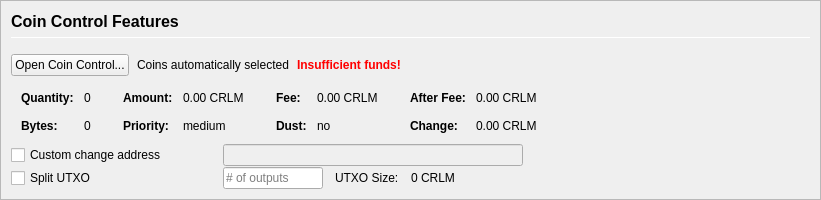
         <widget class="QFrame" name="frameCoinControl">
          <property name="sizePolicy">
           <sizepolicy hsizetype="Expanding" vsizetype="Expanding">
            <horstretch>0</horstretch>
            <verstretch>0</verstretch>
           </sizepolicy>
          </property>
          <property name="maximumSize">
           <size>
            <width>16777215</width>
            <height>16777215</height>
           </size>
          </property>
          <property name="frameShape">
           <enum>QFrame::StyledPanel</enum>
          </property>
          <property name="frameShadow">
           <enum>QFrame::Sunken</enum>
          </property>
          <layout class="QVBoxLayout" name="verticalLayoutCoinControl2">
           <property name="spacing">
            <number>0</number>
           </property>
           <property name="leftMargin">
            <number>0</number>
           </property>
           <property name="topMargin">
            <number>0</number>
           </property>
           <property name="rightMargin">
            <number>0</number>
           </property>
           <property name="bottomMargin">
            <number>0</number>
           </property>
           <item>
            <widget class="QFrame" name="frameCoinControl_BG">
             <layout class="QVBoxLayout" name="verticalLayoutCoinControl" stretch="0,0,0,0,0,0">
              <property name="spacing">
               <number>1</number>
              </property>
              <property name="leftMargin">
               <number>10</number>
              </property>
              <property name="topMargin">
               <number>10</number>
              </property>
              <item>
               <layout class="QHBoxLayout" name="horizontalLayoutCoinControl1">
                <property name="bottomMargin">
                 <number>15</number>
                </property>
                <item>
                 <layout class="QVBoxLayout" name="verticalLayout_3">
                  <property name="spacing">
                   <number>6</number>
                  </property>
                  <item>
                   <widget class="QLabel" name="labelCoinControlFeatures">
                    <property name="sizePolicy">
                     <sizepolicy hsizetype="Preferred" vsizetype="Maximum">
                      <horstretch>0</horstretch>
                      <verstretch>0</verstretch>
                     </sizepolicy>
                    </property>
                    <property name="minimumSize">
                     <size>
                      <width>0</width>
                      <height>20</height>
                     </size>
                    </property>
                    <property name="font">
                     <font>
                      <pointsize>12</pointsize>
                      <weight>75</weight>
                      <bold>true</bold>
                     </font>
                    </property>
                    <property name="styleSheet">
                     <string notr="true">font-weight:bold;</string>
                    </property>
                    <property name="text">
                     <string>Coin Control Features</string>
                    </property>
                   </widget>
                  </item>
                  <item>
                   <widget class="Line" name="line">
                    <property name="minimumSize">
                     <size>
                      <width>0</width>
                      <height>1</height>
                     </size>
                    </property>
                    <property name="maximumSize">
                     <size>
                      <width>16777215</width>
                      <height>1</height>
                     </size>
                    </property>
                    <property name="orientation">
                     <enum>Qt::Horizontal</enum>
                    </property>
                   </widget>
                  </item>
                 </layout>
                </item>
               </layout>
              </item>
              <item>
               <layout class="QHBoxLayout" name="horizontalLayoutCoinControl2" stretch="0,0,0,0">
                <property name="spacing">
                 <number>8</number>
                </property>
                <property name="bottomMargin">
                 <number>10</number>
                </property>
                <item>
                 <widget class="QPushButton" name="pushButtonCoinControl">
                  <property name="styleSheet">
                   <string notr="true"/>
                  </property>
                  <property name="text">
                   <string>Open Coin Control...</string>
                  </property>
                  <property name="autoDefault">
                   <bool>false</bool>
                  </property>
                 </widget>
                </item>
                <item>
                 <widget class="QLabel" name="labelCoinControlAutomaticallySelected">
                  <property name="text">
                   <string>Coins automatically selected</string>
                  </property>
                  <property name="margin">
                   <number>5</number>
                  </property>
                 </widget>
                </item>
                <item>
                 <widget class="QLabel" name="labelCoinControlInsuffFunds">
                  <property name="font">
                   <font>
                    <weight>75</weight>
                    <bold>true</bold>
                   </font>
                  </property>
                  <property name="styleSheet">
                   <string notr="true">color:red;font-weight:bold;</string>
                  </property>
                  <property name="text">
                   <string>Insufficient funds!</string>
                  </property>
                  <property name="margin">
                   <number>5</number>
                  </property>
                 </widget>
                </item>
                <item>
                 <spacer name="horizontalSpacerCoinControl">
                  <property name="orientation">
                   <enum>Qt::Horizontal</enum>
                  </property>
                  <property name="sizeHint" stdset="0">
                   <size>
                    <width>40</width>
                    <height>1</height>
                   </size>
                  </property>
                 </spacer>
                </item>
               </layout>
              </item>
              <item>
               <widget class="QWidget" name="widgetCoinControl" native="true">
                <property name="sizePolicy">
                 <sizepolicy hsizetype="Preferred" vsizetype="Preferred">
                  <horstretch>0</horstretch>
                  <verstretch>0</verstretch>
                 </sizepolicy>
                </property>
                <property name="minimumSize">
                 <size>
                  <width>0</width>
                  <height>0</height>
                 </size>
                </property>
                <property name="styleSheet">
                 <string notr="true"/>
                </property>
                <layout class="QHBoxLayout" name="horizontalLayoutCoinControl5">
                 <property name="leftMargin">
                  <number>0</number>
                 </property>
                 <property name="topMargin">
                  <number>0</number>
                 </property>
                 <property name="rightMargin">
                  <number>0</number>
                 </property>
                 <property name="bottomMargin">
                  <number>0</number>
                 </property>
                 <item>
                  <layout class="QHBoxLayout" name="horizontalLayoutCoinControl3" stretch="0,0,0,1">
                   <property name="spacing">
                    <number>20</number>
                   </property>
                   <property name="topMargin">
                    <number>0</number>
                   </property>
                   <property name="bottomMargin">
                    <number>10</number>
                   </property>
                   <item>
                    <layout class="QFormLayout" name="formLayoutCoinControl1">
                     <property name="horizontalSpacing">
                      <number>10</number>
                     </property>
                     <property name="verticalSpacing">
                      <number>14</number>
                     </property>
                     <property name="leftMargin">
                      <number>10</number>
                     </property>
                     <property name="topMargin">
                      <number>4</number>
                     </property>
                     <property name="rightMargin">
                      <number>6</number>
                     </property>
                     <item row="0" column="0">
                      <widget class="QLabel" name="labelCoinControlQuantityText">
                       <property name="font">
                        <font>
                         <weight>75</weight>
                         <bold>true</bold>
                        </font>
                       </property>
                       <property name="text">
                        <string>Quantity:</string>
                       </property>
                       <property name="margin">
                        <number>0</number>
                       </property>
                      </widget>
                     </item>
                     <item row="0" column="1">
                      <widget class="QLabel" name="labelCoinControlQuantity">
                       <property name="cursor">
                        <cursorShape>IBeamCursor</cursorShape>
                       </property>
                       <property name="contextMenuPolicy">
                        <enum>Qt::ActionsContextMenu</enum>
                       </property>
                       <property name="text">
                        <string notr="true">0</string>
                       </property>
                       <property name="margin">
                        <number>0</number>
                       </property>
                       <property name="textInteractionFlags">
                        <set>Qt::LinksAccessibleByMouse|Qt::TextSelectableByKeyboard|Qt::TextSelectableByMouse</set>
                       </property>
                      </widget>
                     </item>
                     <item row="1" column="0">
                      <widget class="QLabel" name="labelCoinControlBytesText">
                       <property name="font">
                        <font>
                         <weight>75</weight>
                         <bold>true</bold>
                        </font>
                       </property>
                       <property name="text">
                        <string>Bytes:</string>
                       </property>
                      </widget>
                     </item>
                     <item row="1" column="1">
                      <widget class="QLabel" name="labelCoinControlBytes">
                       <property name="cursor">
                        <cursorShape>IBeamCursor</cursorShape>
                       </property>
                       <property name="contextMenuPolicy">
                        <enum>Qt::ActionsContextMenu</enum>
                       </property>
                       <property name="text">
                        <string notr="true">0</string>
                       </property>
                       <property name="textInteractionFlags">
                        <set>Qt::LinksAccessibleByMouse|Qt::TextSelectableByKeyboard|Qt::TextSelectableByMouse</set>
                       </property>
                      </widget>
                     </item>
                    </layout>
                   </item>
                   <item>
                    <layout class="QFormLayout" name="formLayoutCoinControl2">
                     <property name="horizontalSpacing">
                      <number>10</number>
                     </property>
                     <property name="verticalSpacing">
                      <number>14</number>
                     </property>
                     <property name="leftMargin">
                      <number>6</number>
                     </property>
                     <property name="topMargin">
                      <number>4</number>
                     </property>
                     <property name="rightMargin">
                      <number>6</number>
                     </property>
                     <item row="0" column="0">
                      <widget class="QLabel" name="labelCoinControlAmountText">
                       <property name="font">
                        <font>
                         <weight>75</weight>
                         <bold>true</bold>
                        </font>
                       </property>
                       <property name="text">
                        <string>Amount:</string>
                       </property>
                       <property name="margin">
                        <number>0</number>
                       </property>
                      </widget>
                     </item>
                     <item row="0" column="1">
                      <widget class="QLabel" name="labelCoinControlAmount">
                       <property name="cursor">
                        <cursorShape>IBeamCursor</cursorShape>
                       </property>
                       <property name="contextMenuPolicy">
                        <enum>Qt::ActionsContextMenu</enum>
                       </property>
                       <property name="text">
                        <string notr="true">0.00 CRLM</string>
                       </property>
                       <property name="textInteractionFlags">
                        <set>Qt::LinksAccessibleByMouse|Qt::TextSelectableByKeyboard|Qt::TextSelectableByMouse</set>
                       </property>
                      </widget>
                     </item>
                     <item row="1" column="0">
                      <widget class="QLabel" name="labelCoinControlPriorityText">
                       <property name="font">
                        <font>
                         <weight>75</weight>
                         <bold>true</bold>
                        </font>
                       </property>
                       <property name="text">
                        <string>Priority:</string>
                       </property>
                      </widget>
                     </item>
                     <item row="1" column="1">
                      <widget class="QLabel" name="labelCoinControlPriority">
                       <property name="cursor">
                        <cursorShape>IBeamCursor</cursorShape>
                       </property>
                       <property name="contextMenuPolicy">
                        <enum>Qt::ActionsContextMenu</enum>
                       </property>
                       <property name="text">
                        <string>medium</string>
                       </property>
                       <property name="textInteractionFlags">
                        <set>Qt::LinksAccessibleByMouse|Qt::TextSelectableByKeyboard|Qt::TextSelectableByMouse</set>
                       </property>
                      </widget>
                     </item>
                    </layout>
                   </item>
                   <item>
                    <layout class="QFormLayout" name="formLayoutCoinControl3">
                     <property name="horizontalSpacing">
                      <number>10</number>
                     </property>
                     <property name="verticalSpacing">
                      <number>14</number>
                     </property>
                     <property name="leftMargin">
                      <number>6</number>
                     </property>
                     <property name="topMargin">
                      <number>4</number>
                     </property>
                     <property name="rightMargin">
                      <number>6</number>
                     </property>
                     <item row="0" column="0">
                      <widget class="QLabel" name="labelCoinControlFeeText">
                       <property name="font">
                        <font>
                         <weight>75</weight>
                         <bold>true</bold>
                        </font>
                       </property>
                       <property name="text">
                        <string>Fee:</string>
                       </property>
                       <property name="margin">
                        <number>0</number>
                       </property>
                      </widget>
                     </item>
                     <item row="0" column="1">
                      <widget class="QLabel" name="labelCoinControlFee">
                       <property name="cursor">
                        <cursorShape>IBeamCursor</cursorShape>
                       </property>
                       <property name="contextMenuPolicy">
                        <enum>Qt::ActionsContextMenu</enum>
                       </property>
                       <property name="text">
                        <string notr="true">0.00 CRLM</string>
                       </property>
                       <property name="textInteractionFlags">
                        <set>Qt::LinksAccessibleByMouse|Qt::TextSelectableByKeyboard|Qt::TextSelectableByMouse</set>
                       </property>
                      </widget>
                     </item>
                     <item row="1" column="0">
                      <widget class="QLabel" name="labelCoinControlLowOutputText">
                       <property name="font">
                        <font>
                         <weight>75</weight>
                         <bold>true</bold>
                        </font>
                       </property>
                       <property name="text">
                        <string>Dust:</string>
                       </property>
                      </widget>
                     </item>
                     <item row="1" column="1">
                      <widget class="QLabel" name="labelCoinControlLowOutput">
                       <property name="cursor">
                        <cursorShape>IBeamCursor</cursorShape>
                       </property>
                       <property name="contextMenuPolicy">
                        <enum>Qt::ActionsContextMenu</enum>
                       </property>
                       <property name="text">
                        <string>no</string>
                       </property>
                       <property name="textInteractionFlags">
                        <set>Qt::LinksAccessibleByMouse|Qt::TextSelectableByKeyboard|Qt::TextSelectableByMouse</set>
                       </property>
                      </widget>
                     </item>
                    </layout>
                   </item>
                   <item>
                    <layout class="QFormLayout" name="formLayoutCoinControl4">
                     <property name="horizontalSpacing">
                      <number>10</number>
                     </property>
                     <property name="verticalSpacing">
                      <number>14</number>
                     </property>
                     <property name="leftMargin">
                      <number>6</number>
                     </property>
                     <property name="topMargin">
                      <number>4</number>
                     </property>
                     <property name="rightMargin">
                      <number>6</number>
                     </property>
                     <item row="0" column="0">
                      <widget class="QLabel" name="labelCoinControlAfterFeeText">
                       <property name="font">
                        <font>
                         <weight>75</weight>
                         <bold>true</bold>
                        </font>
                       </property>
                       <property name="text">
                        <string>After Fee:</string>
                       </property>
                       <property name="margin">
                        <number>0</number>
                       </property>
                      </widget>
                     </item>
                     <item row="0" column="1">
                      <widget class="QLabel" name="labelCoinControlAfterFee">
                       <property name="cursor">
                        <cursorShape>IBeamCursor</cursorShape>
                       </property>
                       <property name="contextMenuPolicy">
                        <enum>Qt::ActionsContextMenu</enum>
                       </property>
                       <property name="text">
                        <string notr="true">0.00 CRLM</string>
                       </property>
                       <property name="textInteractionFlags">
                        <set>Qt::LinksAccessibleByMouse|Qt::TextSelectableByKeyboard|Qt::TextSelectableByMouse</set>
                       </property>
                      </widget>
                     </item>
                     <item row="1" column="0">
                      <widget class="QLabel" name="labelCoinControlChangeText">
                       <property name="font">
                        <font>
                         <weight>75</weight>
                         <bold>true</bold>
                        </font>
                       </property>
                       <property name="text">
                        <string>Change:</string>
                       </property>
                      </widget>
                     </item>
                     <item row="1" column="1">
                      <widget class="QLabel" name="labelCoinControlChange">
                       <property name="cursor">
                        <cursorShape>IBeamCursor</cursorShape>
                       </property>
                       <property name="contextMenuPolicy">
                        <enum>Qt::ActionsContextMenu</enum>
                       </property>
                       <property name="text">
                        <string notr="true">0.00 CRLM</string>
                       </property>
                       <property name="textInteractionFlags">
                        <set>Qt::LinksAccessibleByMouse|Qt::TextSelectableByKeyboard|Qt::TextSelectableByMouse</set>
                       </property>
                      </widget>
                     </item>
                    </layout>
                   </item>
                  </layout>
                 </item>
                </layout>
               </widget>
              </item>
              <item>
               <layout class="QHBoxLayout" name="horizontalLayoutCoinControl4">
                <property name="spacing">
                 <number>12</number>
                </property>
                <property name="sizeConstraint">
                 <enum>QLayout::SetDefaultConstraint</enum>
                </property>
                <property name="topMargin">
                 <number>0</number>
                </property>
                <property name="rightMargin">
                 <number>0</number>
                </property>
                <item>
                 <widget class="QCheckBox" name="checkBoxCoinControlChange">
                  <property name="sizePolicy">
                   <sizepolicy hsizetype="Preferred" vsizetype="Preferred">
                    <horstretch>0</horstretch>
                    <verstretch>0</verstretch>
                   </sizepolicy>
                  </property>
                  <property name="minimumSize">
                   <size>
                    <width>200</width>
                    <height>0</height>
                   </size>
                  </property>
                  <property name="maximumSize">
                   <size>
                    <width>200</width>
                    <height>16777215</height>
                   </size>
                  </property>
                  <property name="toolTip">
                   <string>If this is activated, but the change address is empty or invalid, change will be sent to a newly generated address.</string>
                  </property>
                  <property name="text">
                   <string>Custom change address</string>
                  </property>
                 </widget>
                </item>
                <item>
                 <widget class="QValidatedLineEdit" name="lineEditCoinControlChange">
                  <property name="enabled">
                   <bool>false</bool>
                  </property>
                  <property name="sizePolicy">
                   <sizepolicy hsizetype="Preferred" vsizetype="Preferred">
                    <horstretch>0</horstretch>
                    <verstretch>0</verstretch>
                   </sizepolicy>
                  </property>
                  <property name="minimumSize">
                   <size>
                    <width>300</width>
                    <height>0</height>
                   </size>
                  </property>
                 </widget>
                </item>
                <item>
                 <widget class="QLabel" name="labelCoinControlChangeLabel">
                  <property name="sizePolicy">
                   <sizepolicy hsizetype="Preferred" vsizetype="Preferred">
                    <horstretch>0</horstretch>
                    <verstretch>0</verstretch>
                   </sizepolicy>
                  </property>
                  <property name="minimumSize">
                   <size>
                    <width>100</width>
                    <height>0</height>
                   </size>
                  </property>
                  <property name="text">
                   <string/>
                  </property>
                  <property name="margin">
                   <number>3</number>
                  </property>
                 </widget>
                </item>
               </layout>
              </item>
              <item>
               <layout class="QHBoxLayout" name="horizontalLayoutCoinControl6">
                <property name="spacing">
                 <number>12</number>
                </property>
                <property name="rightMargin">
                 <number>0</number>
                </property>
                <item>
                 <widget class="QCheckBox" name="splitBlockCheckBox">
                  <property name="sizePolicy">
                   <sizepolicy hsizetype="Preferred" vsizetype="Preferred">
                    <horstretch>0</horstretch>
                    <verstretch>0</verstretch>
                   </sizepolicy>
                  </property>
                  <property name="minimumSize">
                   <size>
                    <width>200</width>
                    <height>0</height>
                   </size>
                  </property>
                  <property name="maximumSize">
                   <size>
                    <width>200</width>
                    <height>16777215</height>
                   </size>
                  </property>
                  <property name="text">
                   <string>Split UTXO</string>
                  </property>
                 </widget>
                </item>
                <item>
                 <widget class="QLineEdit" name="splitBlockLineEdit">
                  <property name="sizePolicy">
                   <sizepolicy hsizetype="Preferred" vsizetype="Preferred">
                    <horstretch>50</horstretch>
                    <verstretch>0</verstretch>
                   </sizepolicy>
                  </property>
                  <property name="minimumSize">
                   <size>
                    <width>100</width>
                    <height>0</height>
                   </size>
                  </property>
                  <property name="maximumSize">
                   <size>
                    <width>100</width>
                    <height>16777215</height>
                   </size>
                  </property>
                  <property name="placeholderText">
                   <string># of outputs</string>
                  </property>
                 </widget>
                </item>
                <item>
                 <widget class="QLabel" name="labelBlockSizeText">
                  <property name="text">
                   <string>UTXO Size:</string>
                  </property>
                 </widget>
                </item>
                <item>
                 <widget class="QLabel" name="labelBlockSize">
                  <property name="text">
                   <string>0 CRLM</string>
                  </property>
                 </widget>
                </item>
                <item>
                 <spacer name="horizontalSpacer_7">
                  <property name="orientation">
                   <enum>Qt::Horizontal</enum>
                  </property>
                  <property name="sizeHint" stdset="0">
                   <size>
                    <width>40</width>
                    <height>20</height>
                   </size>
                  </property>
                 </spacer>
                </item>
               </layout>
              </item>
              <item>
               <spacer name="verticalSpacerCoinControl">
                <property name="orientation">
                 <enum>Qt::Vertical</enum>
                </property>
                <property name="sizeHint" stdset="0">
                 <size>
                  <width>800</width>
                  <height>1</height>
                 </size>
                </property>
               </spacer>
              </item>
             </layout>
            </widget>
           </item>
          </layout>
         </widget>
